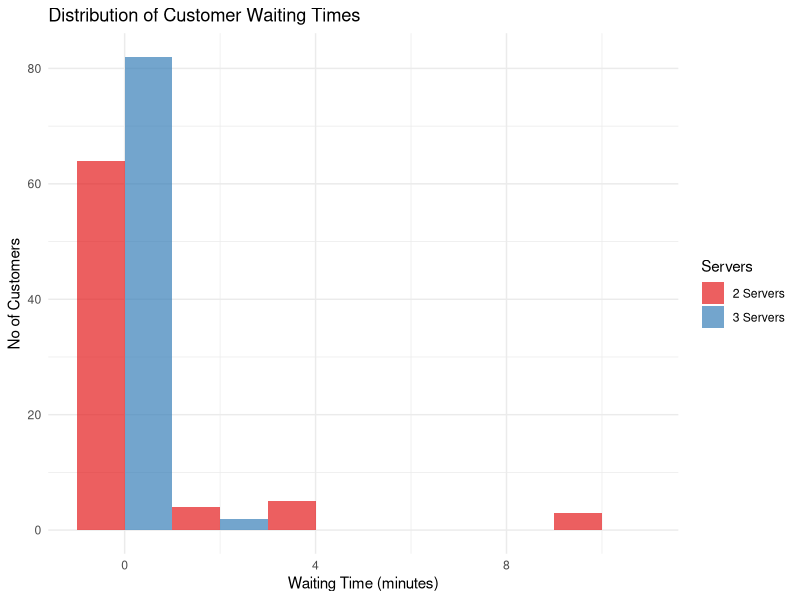
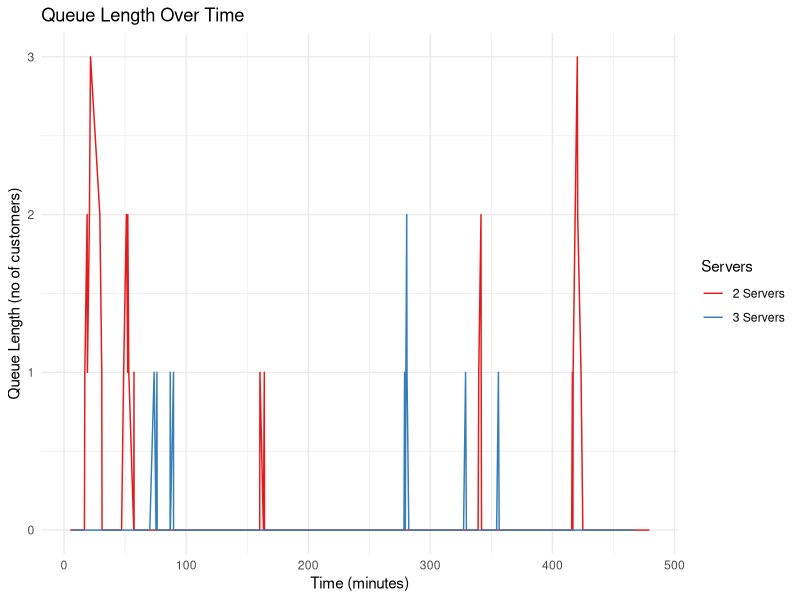

The R source for these figures, in order:
## ---- chunk 1
knitr::opts_chunk$set(echo = TRUE)
library(ggplot2)
library(dplyr)
set.seed(123) # For reproducibility
## ---- chunk 2
# Function to calculate inter-arrival times (Poisson arrivals)
calculate_arrivals <- function(rate, total_time) {
  # Convert rate from customers per hour to customers per minute
  rate_minute <- rate / 60
  
  # Calculate inter-arrival times using exponential distribution
  inter_arrival_times <- rexp(1000, rate_minute)
  
  # Convert to actual arrival times
  arrival_times <- cumsum(inter_arrival_times)
  
  # Keep only arrivals within the simulation time
  arrival_times <- arrival_times[arrival_times <= total_time]
  
  return(arrival_times)
}

# Function to calculate service times (Exponential distribution)
calculate_service_times <- function(mean_service_time, customers) {
  # Caoculate service times
  service_times <- rexp(customers, 1/mean_service_time)
  
  return(service_times)
}

# Function to simulate the queuing system
simulate_queue <- function(arrival_times, service_times, servers) {
  customers <- length(arrival_times)
  
  # Initialize tracking variables
  waiting_times <- numeric(customers)
  service_start_times <- numeric(customers)
  service_end_times <- numeric(customers)
  
  # Track availability time of each server
  server_available_times <- rep(0, servers)
  
  # Track which server serves which customer
  server_assignment <- numeric(customers)
  
  # For each customer
  for (i in 1:customers) {
    # Earliest available server
    earliest_server <- which.min(server_available_times)
    
    # Record which server is serving this customer
    server_assignment[i] <- earliest_server
    
    # Calculate when service can start
    service_start_times[i] <- max(arrival_times[i], server_available_times[earliest_server])
    
    # Calculate waiting time
    waiting_times[i] <- service_start_times[i] - arrival_times[i]
    
    # Calculate service end time
    service_end_times[i] <- service_start_times[i] + service_times[i]
    
    # Update server availability
    server_available_times[earliest_server] <- service_end_times[i]
  }
  
  # Calculate system exit times
  exit_times <- service_end_times
  
  # Calculate queue lengths at different points in time
  time_points <- sort(unique(c(arrival_times, service_start_times)))
  queue_lengths <- numeric(length(time_points))
  
  for (t in 1:length(time_points)) {
    current_time <- time_points[t]
    in_queue <- sum(arrival_times <= current_time & service_start_times > current_time)
    queue_lengths[t] <- in_queue
  }
  
  # Calculate server utilization
  total_busy_time <- numeric(servers)
  for (s in 1:servers) {
    # Find all customers served by this server
    server_indices <- which(server_assignment == s)
    if (length(server_indices) > 0) {
      total_busy_time[s] <- sum(service_end_times[server_indices] - service_start_times[server_indices])
    } else {
      total_busy_time[s] <- 0
    }
  }
  
  # Calculate server utilization using max(exit_times) as total simulation time
  total_simulation_time <- max(exit_times)
  server_utilization <- sum(total_busy_time) / (servers * total_simulation_time)
  
  # Results
  results <- list(
    waiting_times = waiting_times,
    queue_lengths = queue_lengths,
    time_points = time_points,
    server_utilization = server_utilization,
    average_waiting_time = mean(waiting_times),
    average_queue_length = mean(queue_lengths),
    max_queue_length = max(queue_lengths),
    total_customers = customers
  )
  
  return(results)
}

# Run the simulation
run_simulation <- function(arrival_rate, service_time, simulation_time, servers) {
  # Calculate arrivals
  arrival_times <- calculate_arrivals(arrival_rate, simulation_time)
  
  # Calculate service times
  service_times <- calculate_service_times(service_time, length(arrival_times))
  
  # Run simulation
  results <- simulate_queue(arrival_times, service_times, servers)
  
  return(results)
}
## ---- chunk 3
# Set parameters
arrival_rate <- 10  # customers per hour
service_time <- 5   # minutes per customer
simulation_time <- 480  # minutes (8-hour workday)

# Run simulation with 2 servers
results_2_servers <- run_simulation(arrival_rate, service_time, simulation_time, 2)

# Run simulation with 3 servers
results_3_servers <- run_simulation(arrival_rate, service_time, simulation_time, 3)
## ---- chunk 4
# Key metrics for system with 2 servers
cat("Performance with 2 servers:\n")
cat("Average waiting time:", round(results_2_servers$average_waiting_time, 2), "minutes\n")
cat("Average queue length:", round(results_2_servers$average_queue_length, 2), "customers\n")
cat("Maximum queue length:", results_2_servers$max_queue_length, "customers\n")
cat("Server utilization:", round(results_2_servers$server_utilization * 100, 2), "%\n")
cat("Total customers served:", results_2_servers$total_customers, "\n")
## ---- chunk 5
# Key metrics for system with 3 servers
cat("Performance with 3 servers:\n")
cat("Average waiting time:", round(results_3_servers$average_waiting_time, 2), "minutes\n")
cat("Average queue length:", round(results_3_servers$average_queue_length, 2), "customers\n")
cat("Maximum queue length:", results_3_servers$max_queue_length, "customers\n")
cat("Server utilization:", round(results_3_servers$server_utilization * 100, 2), "%\n")
cat("Total customers served:", results_3_servers$total_customers, "\n")
## ---- chunk 6
# Dataframe for waiting time distribution
waiting_times_df <- data.frame(
  Waiting_Time = c(results_2_servers$waiting_times, results_3_servers$waiting_times),
  Servers = factor(c(rep("2 Servers", length(results_2_servers$waiting_times)), 
                   rep("3 Servers", length(results_3_servers$waiting_times))))
)

# Histogram of waiting times
ggplot(waiting_times_df, aes(x = Waiting_Time, fill = Servers)) +
  geom_histogram(position = "dodge", binwidth = 2, alpha = 0.7) +
  labs(title = "Distribution of Customer Waiting Times",
       x = "Waiting Time (minutes)",
       y = "No of Customers") +
  theme_minimal() +
  scale_fill_brewer(palette = "Set1")
## ---- chunk 7
# Dataframe for queue lengths
queue_lengths_2 <- data.frame(
  Time = results_2_servers$time_points,
  Queue_Length = results_2_servers$queue_lengths,
  Servers = "2 Servers"
)

queue_lengths_3 <- data.frame(
  Time = results_3_servers$time_points,
  Queue_Length = results_3_servers$queue_lengths,
  Servers = "3 Servers"
)

queue_lengths_df <- rbind(queue_lengths_2, queue_lengths_3)

# Line plot of queue lengths
ggplot(queue_lengths_df, aes(x = Time, y = Queue_Length, color = Servers)) +
  geom_line() +
  labs(title = "Queue Length Over Time",
       x = "Time (minutes)",
       y = "Queue Length (no of customers)") +
  theme_minimal() +
  scale_color_brewer(palette = "Set1")
## ---- chunk 8
# Dataframe for comparison
comparison_df <- data.frame(
  Metric = c("Average Waiting Time (min)", "Average Queue Length", "Server Utilization (%)"),
  Two_Servers = c(round(results_2_servers$average_waiting_time, 2),
                 round(results_2_servers$average_queue_length, 2),
                 round(results_2_servers$server_utilization * 100, 2)),
  Three_Servers = c(round(results_3_servers$average_waiting_time, 2),
                   round(results_3_servers$average_queue_length, 2),
                   round(results_3_servers$server_utilization * 100, 2)),
  Improvement = c(round((results_2_servers$average_waiting_time - results_3_servers$average_waiting_time) / 
                      results_2_servers$average_waiting_time * 100, 2),
                round((results_2_servers$average_queue_length - results_3_servers$average_queue_length) / 
                      results_2_servers$average_queue_length * 100, 2),
                round((results_2_servers$server_utilization - results_3_servers$server_utilization) / 
                      results_2_servers$server_utilization * 100, 2))
)

knitr::kable(comparison_df, caption = "Performance Comparison Between 2 and 3 Servers")
